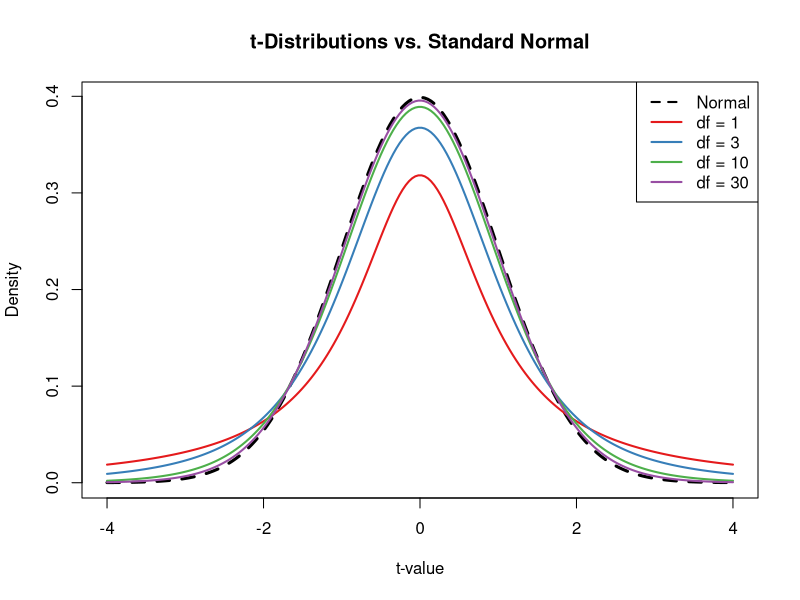
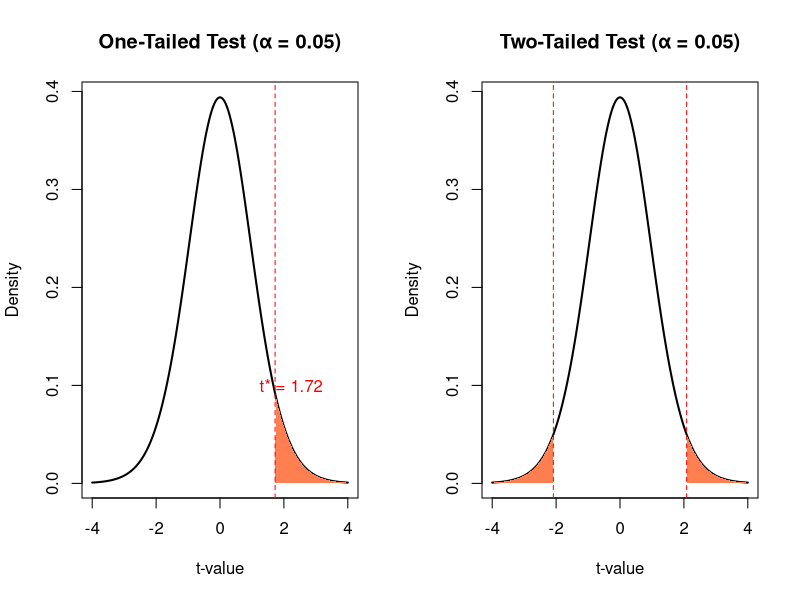
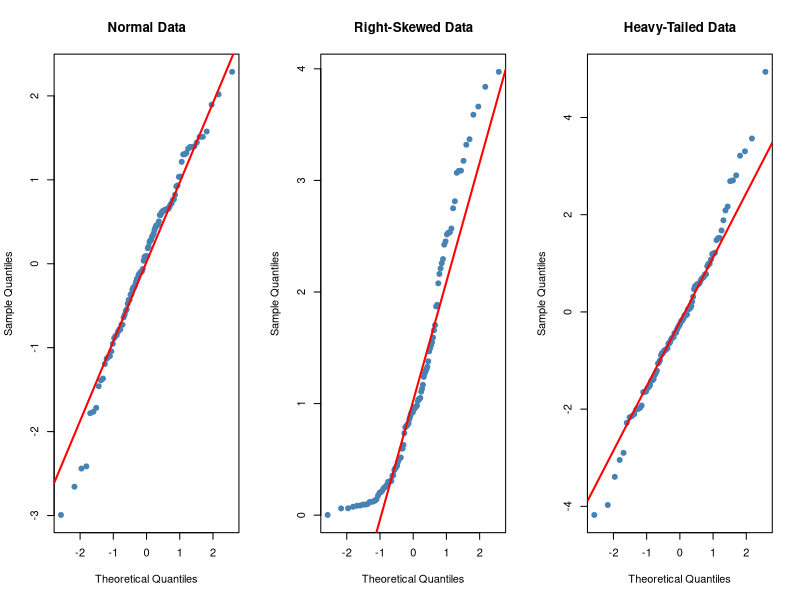
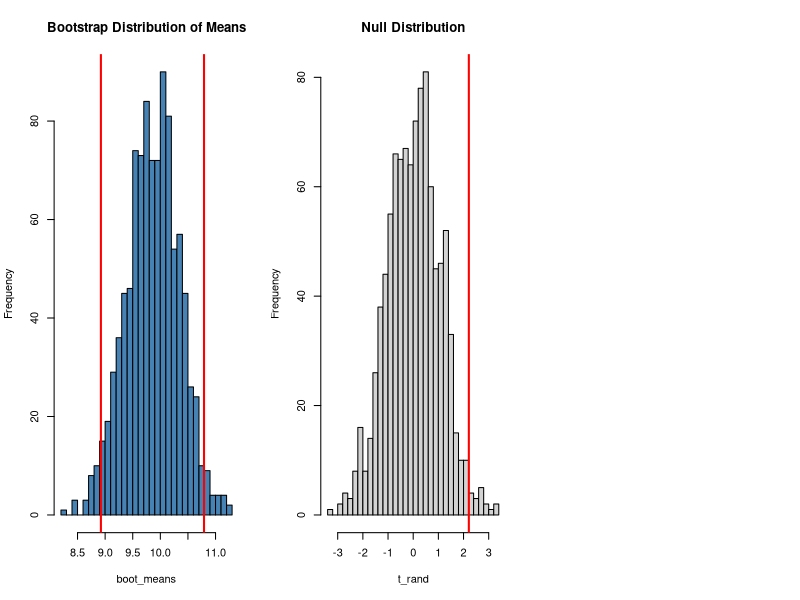
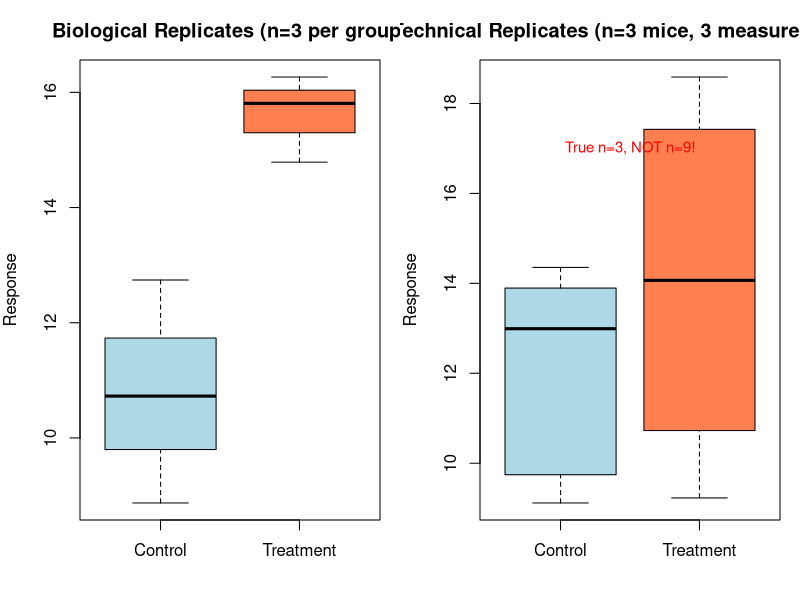
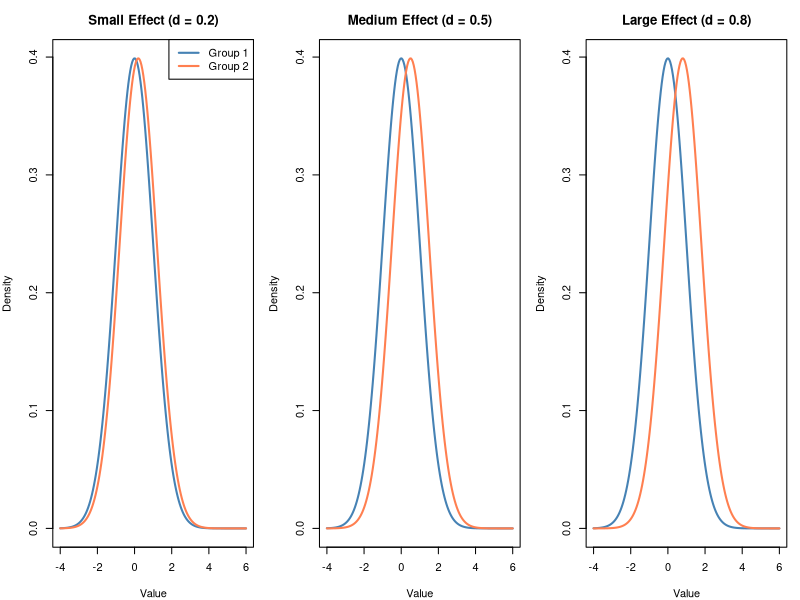

The R script that drew these images, in order:
## ---- chunk 1
#| label: setup
#| include: false

# Core data manipulation and visualization
library(tidyverse)
library(knitr)
library(readxl)

# Statistical analysis packages
library(MASS)        # LDA, robust regression
library(pwr)         # Power analysis
library(boot)        # Bootstrap methods
library(car)         # Companion to Applied Regression
library(survival)    # Survival analysis
library(nlme)        # Mixed effects models
library(broom)       # Tidy model output
library(emmeans)     # Estimated marginal means

# Set consistent theme for all plots
theme_set(theme_minimal(base_size = 14))

# Set seed for reproducibility
set.seed(2026)
## ---- chunk 2
#| label: fig-t-dist-output
#| fig-cap: "t-distributions approach normal as df increases"
#| fig-width: 9
#| fig-height: 4
#| echo: false
#| eval: true

x <- seq(-4, 4, length.out = 200)
df_values <- c(1, 3, 10, 30)
colors <- c("#E41A1C", "#377EB8", "#4DAF4A", "#984EA3")

plot(x, dnorm(x), type = "l", lwd = 3, col = "black", lty = 2,
     ylab = "Density", xlab = "t-value",
     main = "t-Distributions vs. Standard Normal")

for(i in seq_along(df_values)) {
  lines(x, dt(x, df = df_values[i]), col = colors[i], lwd = 2)
}

legend("topright", c("Normal", paste("df =", df_values)),
       col = c("black", colors), lwd = 2, lty = c(2, rep(1, 4)))
## ---- chunk 3
#| label: fig-critical-regions-output
#| fig-cap: "Critical regions for α = 0.05 with df = 20"
#| fig-width: 10
#| fig-height: 4
#| echo: false
#| eval: true

par(mfrow = c(1, 2))
x <- seq(-4, 4, length.out = 200)
df <- 20

# One-tailed test (upper)
plot(x, dt(x, df), type = "l", lwd = 2, main = "One-Tailed Test (α = 0.05)",
     xlab = "t-value", ylab = "Density")
crit_1 <- qt(0.95, df)
polygon(c(crit_1, x[x > crit_1], 4), c(0, dt(x[x > crit_1], df), 0),
        col = "coral", border = NA)
abline(v = crit_1, lty = 2, col = "red")
text(crit_1 + 0.5, 0.1, paste("t* =", round(crit_1, 2)), col = "red")

# Two-tailed test
plot(x, dt(x, df), type = "l", lwd = 2, main = "Two-Tailed Test (α = 0.05)",
     xlab = "t-value", ylab = "Density")
crit_2 <- qt(0.975, df)
polygon(c(crit_2, x[x > crit_2], 4), c(0, dt(x[x > crit_2], df), 0),
        col = "coral", border = NA)
polygon(c(-4, x[x < -crit_2], -crit_2), c(0, dt(x[x < -crit_2], df), 0),
        col = "coral", border = NA)
abline(v = c(-crit_2, crit_2), lty = 2, col = "red")
## ---- chunk 4
#| label: qq-intro-output
#| echo: false
#| eval: true
#| fig-width: 10
#| fig-height: 4

par(mfrow = c(1, 3))

# Normal data
set.seed(42)
normal_data <- rnorm(100)
qqnorm(normal_data, main = "Normal Data", pch = 19, col = "steelblue")
qqline(normal_data, col = "red", lwd = 2)

# Right-skewed data
skewed_data <- rexp(100, rate = 1)
qqnorm(skewed_data, main = "Right-Skewed Data", pch = 19, col = "steelblue")
qqline(skewed_data, col = "red", lwd = 2)

# Heavy-tailed data
heavy_tail <- rt(100, df = 3)
qqnorm(heavy_tail, main = "Heavy-Tailed Data", pch = 19, col = "steelblue")
qqline(heavy_tail, col = "red", lwd = 2)
## ---- chunk 5
#| label: normality-tests-output
#| echo: false
#| eval: true

# Shapiro-Wilk test (best for n < 50)
set.seed(42)
normal_sample <- rnorm(30)
shapiro.test(normal_sample)
## ---- chunk 6
#| label: one-sample-t-output
#| echo: false
#| eval: true

sample_data <- rnorm(30, mean = 10.5, sd = 2)
t.test(sample_data, mu = 10)
## ---- chunk 7
#| label: t-test-example-output
#| echo: false
#| eval: true

set.seed(518)
pop1 <- rnorm(n = 100, mean = 2, sd = 0.5)
pop2 <- rnorm(n = 100, mean = 2.5, sd = 0.5)

t.test(pop1, pop2)
## ---- chunk 8
#| label: paired-t-output
#| echo: false
#| eval: true

before <- c(200, 190, 210, 180, 195)
after <- c(180, 170, 190, 165, 175)

t.test(before, after, paired = TRUE)
## ---- chunk 9
#| label: sample-size-sig-output
#| echo: false
#| eval: true

set.seed(22)

# Small effect (1% difference): 20.0 vs 20.2
cat("SMALL SAMPLE (n=10 per group):\n")
diet_A_small <- rnorm(10, 20, 2)
diet_B_small <- rnorm(10, 20.2, 2)
cat("  p-value:", round(t.test(diet_A_small, diet_B_small)$p.value, 4), "\n\n")

cat("LARGE SAMPLE (n=10,000 per group):\n")
diet_A_large <- rnorm(10000, 20, 2)
diet_B_large <- rnorm(10000, 20.2, 2)
cat("  p-value:", format(t.test(diet_A_large, diet_B_large)$p.value, scientific = TRUE), "\n")
## ---- chunk 10
#| label: bootstrap-example-output
#| echo: false
#| eval: true
#| fig-width: 8
#| fig-height: 4

set.seed(42)
original_sample <- rnorm(50, mean = 10, sd = 3)

# Bootstrap 1000 times
boot_means <- replicate(1000, mean(sample(original_sample, replace = TRUE)))

hist(boot_means, breaks = 30, col = "steelblue",
     main = "Bootstrap Distribution of Means")
abline(v = quantile(boot_means, c(0.025, 0.975)), col = "red", lwd = 2)
## ---- chunk 11
#| label: boot-ci-output
#| echo: false
#| eval: true

# 95% CI from bootstrap percentiles
quantile(boot_means, probs = c(0.025, 0.975))
## ---- chunk 12
#| label: for-loop
#| echo: true

for (i in 1:5) {
  print(i^2)
}
## ---- chunk 13
#| label: while-loop
#| echo: true

i <- 0
while (i < 5) {
  i <- i + 1
  print(i)
}
## ---- chunk 14
#| label: if-else
#| echo: true

eggs <- TRUE

if (eggs == TRUE) {
  n_milk <- 6
} else {
  n_milk <- 1
}

cat("Bought", n_milk, "cartons of milk")
## ---- chunk 15
#| label: empirical-null-output
#| echo: false
#| eval: true
#| fig-width: 7
#| fig-height: 4

set.seed(56)
pop_1 <- rnorm(n = 50, mean = 20.1, sd = 2)
pop_2 <- rnorm(n = 50, mean = 19.3, sd = 2)

t_obs <- t.test(x = pop_1, y = pop_2, alternative = "greater")$statistic

pops_comb <- c(pop_1, pop_2)
t_rand <- replicate(1000, {
  pops_shuf <- sample(pops_comb)
  t.test(x = pops_shuf[1:50], y = pops_shuf[51:100], alternative = "greater")$statistic
})

hist(t_rand, breaks = 30, main = "Null Distribution", col = "lightgray")
abline(v = t_obs, col = "red", lwd = 2)
## ---- chunk 16
#| label: empirical-p-output
#| echo: false
#| eval: true

p_value <- sum(t_rand >= t_obs) / 1000
cat("Empirical p-value:", p_value)
## ---- chunk 17
#| label: replication-diagram-2
#| echo: false
#| eval: true
#| fig-width: 10
#| fig-height: 4

par(mfrow = c(1, 2), mar = c(4, 4, 3, 1))

# Biological replication
set.seed(42)
bio_reps <- data.frame(
  mouse = rep(1:6, each = 1),
  treatment = rep(c("Control", "Treatment"), each = 3),
  value = c(rnorm(3, 10, 2), rnorm(3, 15, 2))
)
boxplot(value ~ treatment, data = bio_reps, col = c("lightblue", "coral"),
        main = "Biological Replicates (n=3 per group)",
        ylab = "Response", xlab = "")
text(1.5, 17, "Each point = different mouse", cex = 0.9)

# Technical replication (wrong analysis)
tech_reps <- data.frame(
  measurement = 1:18,
  treatment = rep(c("Control", "Treatment"), each = 9),
  value = c(rep(rnorm(3, 10, 2), each = 3) + rnorm(9, 0, 0.5),
            rep(rnorm(3, 15, 2), each = 3) + rnorm(9, 0, 0.5))
)
boxplot(value ~ treatment, data = tech_reps, col = c("lightblue", "coral"),
        main = "Technical Replicates (n=3 mice, 3 measures each)",
        ylab = "Response", xlab = "")
text(1.5, 17, "True n=3, NOT n=9!", cex = 0.9, col = "red")
## ---- chunk 18
#| label: cohens-d-output
#| echo: false
#| eval: true

# Example: Compare two groups
set.seed(123)
group1 <- rnorm(30, mean = 100, sd = 15)
group2 <- rnorm(30, mean = 108, sd = 15)

# Manual calculation
mean_diff <- mean(group2) - mean(group1)
pooled_sd <- sqrt(((29 * sd(group1)^2) + (29 * sd(group2)^2)) / 58)
cohens_d <- mean_diff / pooled_sd

cat("Mean difference:", round(mean_diff, 2), "\n")
cat("Cohen's d:", round(cohens_d, 2), "\n")

# Using t-test
t_result <- t.test(group2, group1)
cat("p-value:", format(t_result$p.value, digits = 4))
## ---- chunk 19
#| label: effect-sizes-output
#| echo: false
#| eval: true
#| fig-width: 10
#| fig-height: 4

par(mfrow = c(1, 3))

# Small effect (d = 0.2)
x <- seq(-4, 6, length.out = 200)
plot(x, dnorm(x, 0, 1), type = "l", lwd = 2, col = "steelblue",
     main = "Small Effect (d = 0.2)", ylab = "Density", xlab = "Value")
lines(x, dnorm(x, 0.2, 1), lwd = 2, col = "coral")
legend("topright", c("Group 1", "Group 2"), col = c("steelblue", "coral"), lwd = 2)

# Medium effect (d = 0.5)
plot(x, dnorm(x, 0, 1), type = "l", lwd = 2, col = "steelblue",
     main = "Medium Effect (d = 0.5)", ylab = "Density", xlab = "Value")
lines(x, dnorm(x, 0.5, 1), lwd = 2, col = "coral")

# Large effect (d = 0.8)
plot(x, dnorm(x, 0, 1), type = "l", lwd = 2, col = "steelblue",
     main = "Large Effect (d = 0.8)", ylab = "Density", xlab = "Value")
lines(x, dnorm(x, 0.8, 1), lwd = 2, col = "coral")
## ---- chunk 20
#| label: effect-size-ci-output
#| echo: false
#| eval: true

# Bootstrap confidence interval for Cohen's d
library(boot)

# Function to calculate Cohen's d
calc_d <- function(data, indices) {
  d <- data[indices, ]
  g1 <- d[d$group == 1, "value"]
  g2 <- d[d$group == 2, "value"]
  pooled_sd <- sqrt(((length(g1)-1)*sd(g1)^2 + (length(g2)-1)*sd(g2)^2) /
                    (length(g1) + length(g2) - 2))
  (mean(g2) - mean(g1)) / pooled_sd
}

# Create data frame
effect_data <- data.frame(
  value = c(group1, group2),
  group = rep(1:2, each = 30)
)

# Bootstrap
boot_d <- boot(effect_data, calc_d, R = 1000)
boot_ci <- boot.ci(boot_d, type = "perc")
cat("Cohen's d =", round(boot_d$t0, 2),
    "\n95% CI: [", round(boot_ci$percent[4], 2), ",",
    round(boot_ci$percent[5], 2), "]")
## ---- chunk 21
#| label: multiple-testing-output
#| echo: false
#| eval: true

# Original p-values from multiple tests
p_values <- c(0.001, 0.030, 0.040, 0.120, 0.250)

# Different correction methods
data.frame(
  original = p_values,
  bonferroni = p.adjust(p_values, method = "bonferroni"),
  holm = p.adjust(p_values, method = "holm"),
  BH = p.adjust(p_values, method = "BH")  # Benjamini-Hochberg (FDR)
)
